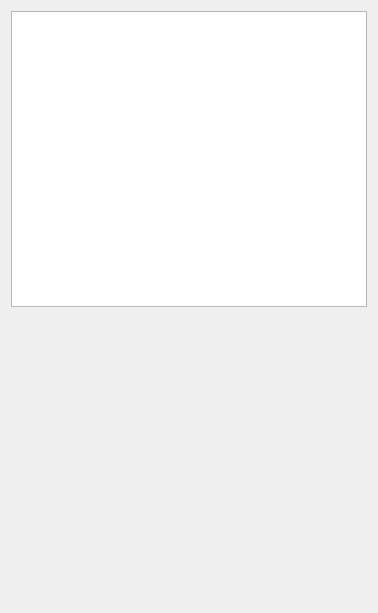
<?xml version="1.0" encoding="UTF-8"?>
<ui version="4.0">
 <class>ObjectsWindow</class>
 <widget class="QWidget" name="ObjectsWindow">
  <property name="geometry">
   <rect>
    <x>0</x>
    <y>0</y>
    <width>378</width>
    <height>613</height>
   </rect>
  </property>
  <property name="windowTitle">
   <string>Objects</string>
  </property>
  <layout class="QGridLayout" name="gridLayout">
   <item row="1" column="0">
    <spacer name="verticalSpacer">
     <property name="orientation">
      <enum>Qt::Vertical</enum>
     </property>
     <property name="sizeHint" stdset="0">
      <size>
       <width>20</width>
       <height>40</height>
      </size>
     </property>
    </spacer>
   </item>
   <item row="0" column="0">
    <widget class="QListWidget" name="objects_listWidget"/>
   </item>
  </layout>
 </widget>
 <resources/>
 <connections/>
</ui>
